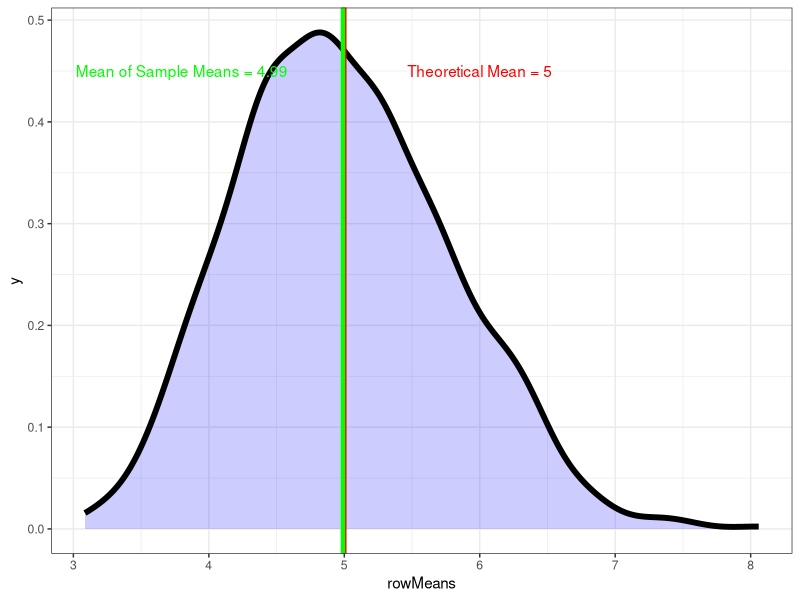
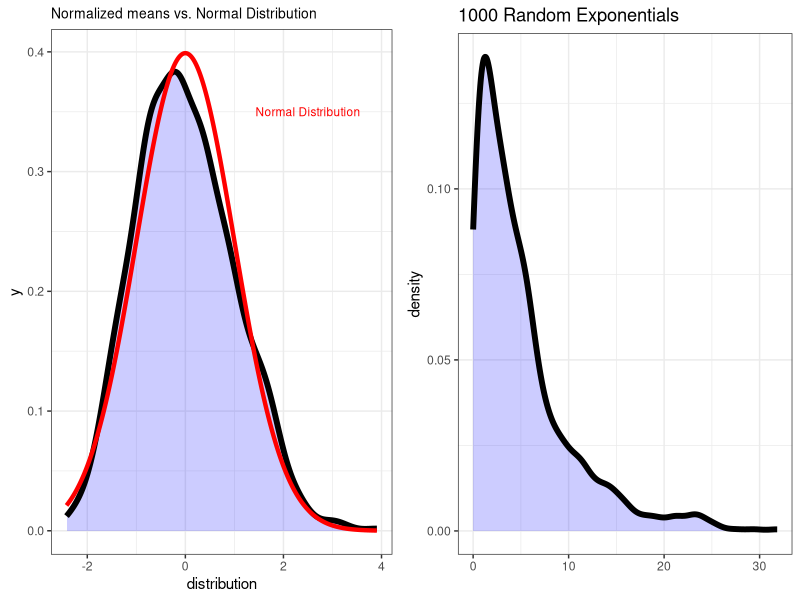
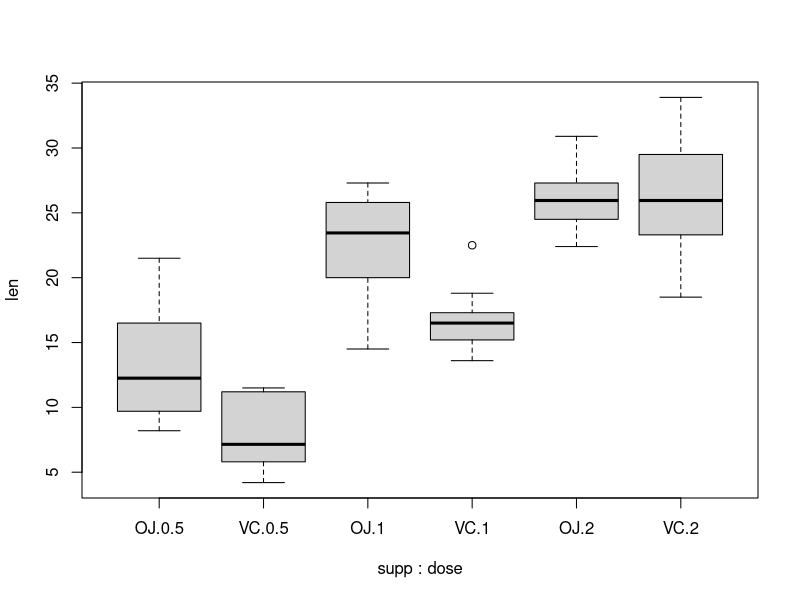

The R script that drew these images, in order:
## ---- chunk 1
B <- 1000
n <- 40
lambda <- 0.2
set.seed(1)
# Creating a matrix of 1000 rows of 40 random exponentials
sim <- matrix(rexp(n * B, rate = lambda), B, n)
## ---- chunk 2
rowMeans <- apply(sim, 1, mean)
theoMean <- 5
sampleMean <- mean(rowMeans)
## ---- chunk 3
theoVar <- 0.625
sampleVar <- var(rowMeans)
sampleVar
## ---- chunk 4
data("ToothGrowth")
grpOJ <- ToothGrowth$len[ToothGrowth$supp == "OJ"]
grpVC <- ToothGrowth$len[ToothGrowth$supp == "VC"]
t.test(grpOJ, grpVC, alt = "greater")$p.value
## ---- chunk 5
lengths <- ToothGrowth$len
supps <- ToothGrowth$supp
testStat <- function(len, method) mean(len[method == "OJ"]) - mean(len[method == "VC"])
observedStat <- testStat(lengths, supps)
set.seed(1)
permutations <- sapply(1:10000, function(i) testStat(lengths, sample(supps)))
mean(permutations > observedStat)
## ---- chunk 6
grp2 <- ToothGrowth$len[ToothGrowth$dose == 2]
grp0.5 <- ToothGrowth$len[ToothGrowth$dose == 0.5]
t.test(grp2, grp0.5, alt = "greater")$p.value
## ---- chunk 7
grp1  <- ToothGrowth$len[ToothGrowth$dose == 1]
t.test(grp2, grp1, alt = "greater")$p.value
## ---- chunk 8
library(dplyr)
library(ggplot2)
data.frame(rowMeans = rowMeans) %>% ggplot(aes(x = rowMeans)) +
    geom_density(size = 2, alpha = 0.2, fill = "blue", size = 2) +
    geom_vline(xintercept = theoMean, color = "red", size = 1.5) +
    geom_vline(xintercept = sampleMean, color = "green", size = 1.5) + 
    annotate("text", 6, 0.45, label = "Theoretical Mean = 5", color = "red") +
    annotate("text", 3.8, 0.45, label = "Mean of Sample Means = 4.99", color = "green") +
    theme_bw()
## ---- chunk 9
library(ggpubr)
normalized <- scale(rowMeans)
cltdemo <- data.frame(normalized = normalized) %>% ggplot(aes(normalized)) +
    geom_density(size = 2, alpha = 0.2, fill = "blue") +
    stat_function(fun = dnorm, n = 1000, color = "red", size = 1.5) +
    annotate("text", 2.5, 0.35, label = "Normal Distribution", color = "red", size = 3) +
    labs(x = "distribution", title = "Normalized means vs. Normal Distribution") +
    theme_bw() +
    theme(plot.title = element_text(size = 10))

rexpdemo <- data.frame(rexps = rexp(1000, rate = 0.2)) %>% ggplot(aes(rexps)) +
    geom_density(size = 2, fill = "blue", alpha = 0.2) +
    labs(x = "", title = "1000 Random Exponentials") +
    theme_bw()

ggarrange(cltdemo, rexpdemo, nrow = 1)
## ---- chunk 10
data("ToothGrowth")
boxplot(len ~ supp + dose, data = ToothGrowth)
